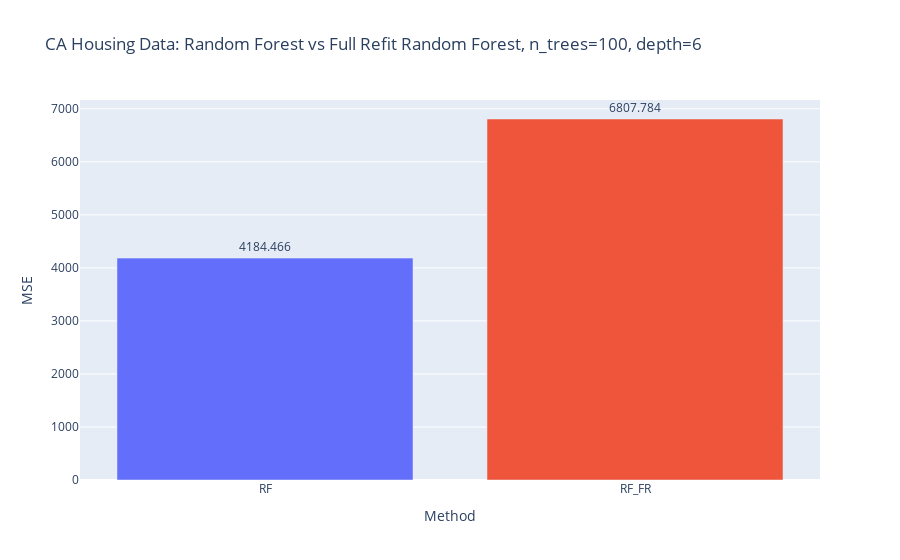

The notebook cell this image was saved under:
### Code cell
fig = go.Figure()
fig.add_trace(go.Bar(
#     x=['VRF', 'BF_WR', 'BF_FR'], 
    x = mse_df.columns,
    y=mse_df.values.flatten(),
    marker_color=px.colors.qualitative.Plotly,
    text=np.around(mse_df.values.flatten(),3),
    textposition='outside',
))
# fig.add_trace(go.Bar(
#     name='Experimental',
#     x=['GenCp', 'KFCV', 'SPCV'], y=(df).mean(),
#     error_y=dict(type='data', array=[1, 2])
# ))
# fig.update_layout(barmode='group')
# fig.add_hline(y=1., line_color='red')
fig.update_layout(
#     title=f"FC_\u03B4{delta}_snr{snr}_nk{noise_kernel}_nls{noise_length_scale}_nv{noise_nu}_Xk{X_kernel}_Xls{X_length_scale}_Xv{X_nu}",
    title=f"CA Housing Data: Random Forest vs Full Refit Random Forest, n_trees={n_estimators}, depth={max_depth}",
    xaxis_title="Method",
    yaxis_title="MSE",
#     legend_title="Legend Title",
#     font=dict(
#         family="Courier New, monospace",
#         size=18,
#         color="RebeccaPurple"
#     )
)
# barfp = os.path.expanduser(savedir + fig.layout.title['text'] + ".jpeg")
# fig.write_image(os.path.expanduser(barfp))
fig.show()

### Figure 1 — Plotly figure (JSON) as saved in the notebook; plotly's stock layout.template omitted (floating-point values rounded to 4 significant figures)
{"data": [{"marker": {"color": ["#636EFA", "#EF553B", "#00CC96", "#AB63FA", "#FFA15A", "#19D3F3", "#FF6692", "#B6E880", "#FF97FF", "#FECB52"]}, "text": [4184.0, 6808.0], "textposition": "outside", "type": "bar", "x": ["RF", "RF_FR"], "y": [4184.0, 6808.0]}], "layout": {"title": {"text": "CA Housing Data: Random Forest vs Full Refit Random Forest, n_trees=100, depth=6"}, "xaxis": {"title": {"text": "Method"}}, "yaxis": {"title": {"text": "MSE"}}}}
